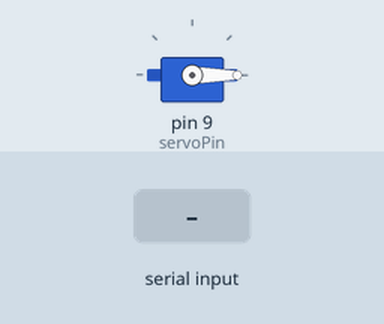
A sketch run on a simulated Arduino Uno, built with avr-gcc and run on an emulated ATmega328P. On the bench: servo. The inputs (shaded band) are chosen by the test bench. What the sketch prints to the serial monitor is not drawn.

Above: at 2.3 s.
2.4 s: "90,45\n" received over Serial
At 3.24 s:
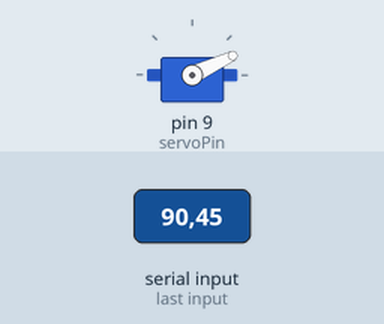
At 5.8 s:
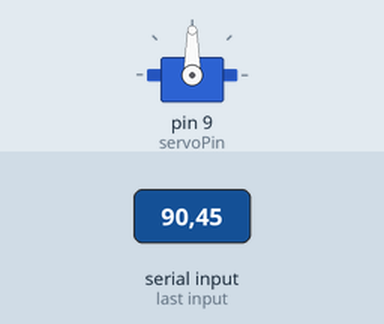
Timing chart, 0 to 11.4 s (numbered marks = the images above; inputs shaded):
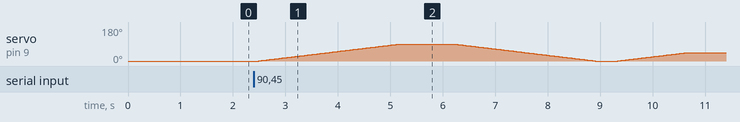

The sketch:

servoadjust_2601.ino
```cpp
#include <Servo.h>
const int servoPin = 9;
Servo myServo;
const int initialAngle = 0;
const int moveDelay = 30;

void setup() {
  // 初始化串口通信，用于接收用户输入和输出信息
  Serial.begin(9600);

  // 将 Servo 对象连接到指定的引脚
  myServo.attach(servoPin);

  // 开机后，舵机调整到初始角度
  myServo.write(initialAngle);
  delay(1000);

  Serial.println("--- 舵机相对角度控制程序 ---");
  Serial.print("初始角度已设置为: ");
  Serial.print(initialAngle);
  Serial.println(" 度（此为运动的起点和终点）");
  printInstructions();
}

void loop() {
  // 检查串口是否有数据输入
  if (Serial.available() > 0) {
    // 读取用户输入（视为相对于初始角度的“偏移量”）
    int offsetAngle = Serial.parseInt();

    // 清空输入缓冲区
    while (Serial.available() > 0) {
      Serial.read();
    }

    // --------------------------------------------------
    // 1. 计算绝对目标角度
    // --------------------------------------------------
    // 用户输入（offsetAngle）被视为在 initialAngle 基础上正向转动的度数
    int targetAngle = initialAngle + offsetAngle;

    Serial.print("\n用户输入偏移量: +");
    Serial.print(offsetAngle);
    Serial.println(" 度");

    // --------------------------------------------------
    // 2. 检查约束条件
    // --------------------------------------------------
    // 检查：1. 用户输入是否为正数 (因为您限定了 0-180)
    // 检查：2. 最终的绝对目标角度是否在舵机的物理范围 (0-180) 内
    if (offsetAngle >= 0 && offsetAngle <= 180) {

      if (targetAngle >= 0 && targetAngle <= 180) {
        Serial.print("目标绝对角度计算结果为: ");
        Serial.print(targetAngle);
        Serial.println(" 度");

        // 执行舵机操作流程
        executeMovement(initialAngle, targetAngle);

      } else {
        Serial.print("错误：目标绝对角度 (");
        Serial.print(targetAngle);
        Serial.println(" 度) 超出舵机物理范围 (0-180 度)。");
        Serial.println("请确保 '初始角度 + 偏移量' 的结果在 0 到 180 之间。");
        printInstructions();
      }

    } else {
      Serial.print("无效输入: ");
      Serial.print(offsetAngle);
      Serial.println("。请确保输入角度在 0 到 180 之间 (作为正向偏移量)。");
      printInstructions();
    }
  }
}

/**
 * 打印使用说明
 */
void printInstructions() {
  Serial.println("------------------------------------");
  Serial.println("请输入一个 0 到 180 的正整数，舵机将从初始角度正向转动该度数:");
}

/**
 * 舵机缓慢转动到目标角度，保持，然后归位
 * @param startAngle 运动的起始角度 (始终为 initialAngle)
 * @param endAngle 运动的终止角度 (initialAngle + offset)
 */
void executeMovement(int startAngle, int endAngle) {

  // -------------------------------------------------
  // 步骤 1: 缓慢转动到目标角度
  // -------------------------------------------------
  Serial.print("1. 缓慢转动中 (从 ");
  Serial.print(startAngle);
  Serial.print(" 度 到 ");
  Serial.print(endAngle);
  Serial.println(" 度)...");

  // 舵机从起始角度（当前位置）缓慢转动到目标角度
  if (endAngle > startAngle) {
    // 正向转动
    for (int pos = startAngle; pos <= endAngle; pos += 1) {
      myServo.write(pos);
      delay(moveDelay);
    }
  } else if (endAngle < startAngle) {
    // 反向转动
    for (int pos = startAngle; pos >= endAngle; pos -= 1) {
      myServo.write(pos);
      delay(moveDelay);
    }
  }

  // 确保舵机最终停在精确的目标角度
  myServo.write(endAngle);

  // -------------------------------------------------
  // 步骤 2: 保持 1 秒
  // -------------------------------------------------
  Serial.println("2. 到达目标，保持 1 秒...");
  delay(1000);

  // -------------------------------------------------
  // 步骤 3: 缓慢归位到初始角度
  // -------------------------------------------------
  Serial.print("3. 缓慢归位中 (回到 ");
  Serial.print(startAngle);
  Serial.println(" 度)...");

  // 舵机从目标角度缓慢归位到初始角度
  if (startAngle > endAngle) {
    // 归位时正向转动
    for (int pos = endAngle; pos <= startAngle; pos += 1) {
      myServo.write(pos);
      delay(moveDelay);
    }
  } else if (startAngle < endAngle) {
    // 归位时反向转动
    for (int pos = endAngle; pos >= startAngle; pos -= 1) {
      myServo.write(pos);
      delay(moveDelay);
    }
  }

  // 确保舵机最终停在精确的初始角度
  myServo.write(startAngle);
  delay(100); // 最终等待，确保稳定

  Serial.println("------------------------------------");
  Serial.println("操作完成，等待下一次输入。");
  printInstructions();
}
```
